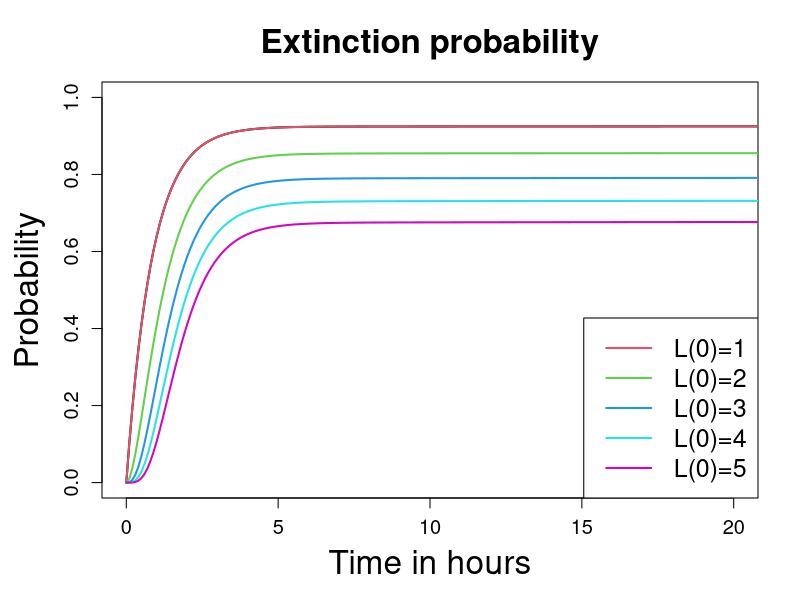
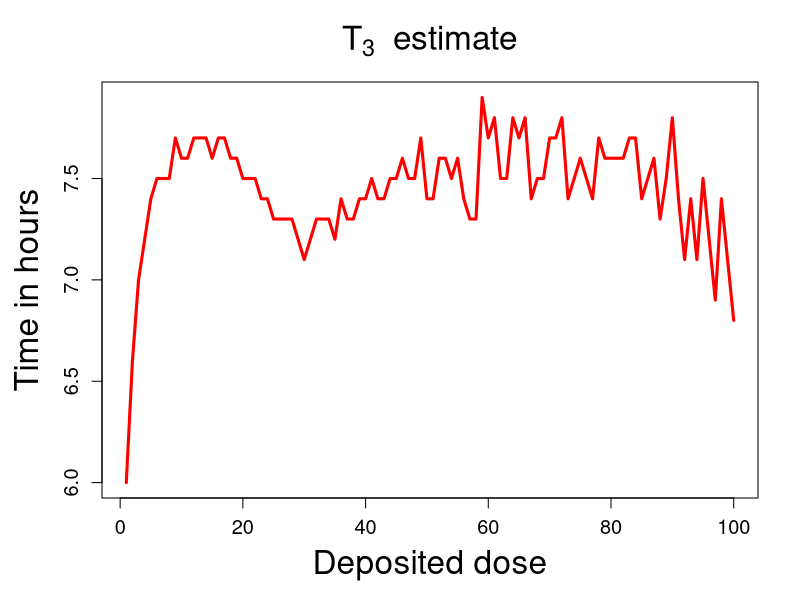
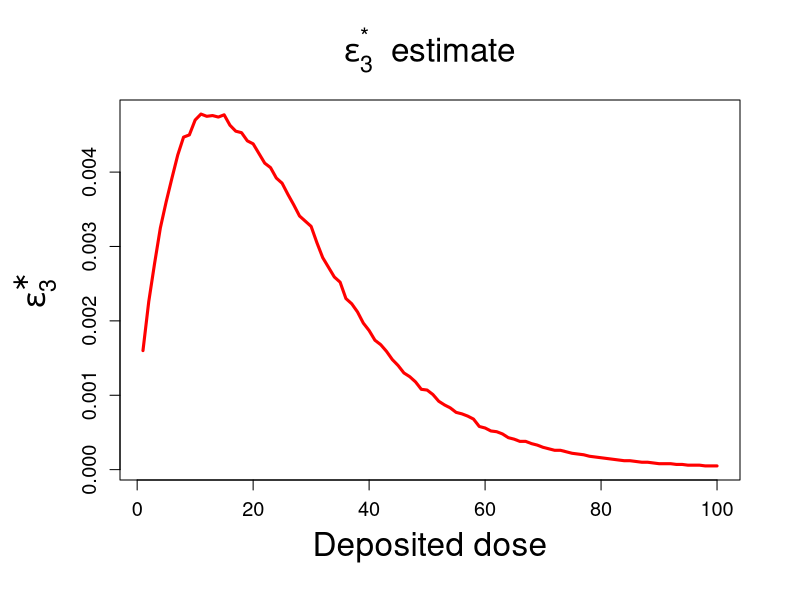

These figures' R source, in order:
# Extinction G NB
model <- function(t,y,parms){
  a <- 0.089
  b <- 1.088
  h <- 0.041
  m <- 62.792
  G <- m
  r <- 32.072
  dy1 <- -(a+b)*y[1]+a*y[2]+b
  dy2 <- -h*y[2]+h*(r/(m+r-y[1]*m))^(r)
  list(c(dy1,dy2))
}
yini <- c(y1=0,y2=0)
times <- seq(from=0,to=150,by=0.1)
out1 <- deSolve::ode(times=times,y=yini,func=model,parms=NULL)

# Save plot with 600 DPI resolution
tiff("VaryIC3Example.tiff", width = 8, height = 6, units = "in", res = 600, compression = "lzw")

# Increase font size globally
par(cex.lab = 2,   # Axis labels font size (1.5x default size)
    cex.main = 2,  # Title font size
    cex.axis = 1.2,  # Axis tick label font size
    mar = c(5, 5, 4, 2) + 0.1)  # Adjust margins (optional for better space)

# Produce plot
plot(out1[,1],out1[,2],xlim=c(0,20),ylim=c(0,1),xlab="Time in hours",ylab="Probability",main="Extinction probability",type="l",lwd=2)
ics <- c(1,2,3,4,5)
for (i in 1:length(ics)){
  lines(out1[,1],out1[,2]^ics[i],col=i+1,lwd=2)}

# Add legend
legend("bottomright",col=c(2,3,4,5,6),legend=c("L(0)=1","L(0)=2","L(0)=3","L(0)=4","L(0)=5"),lwd=2,cex=1.5)

# Close the device
dev.off()

# Start varying IC calculations now
TIMES <- c()
eps_values <- c()

for (n in 1:100){
  print(n)
  eps <- seq(0.00001,0.1,by=0.00001)
  OUT1 <- out1[,2]^n
  times <- c()
  
  for (i in 1:length(eps)){
    times <- append(times,out1[length(which(OUT1<OUT1[1501]-eps[i])),1])}
  
  eps <- eps[1:length(times)]
  grad <- (times[length(times)]-times[1])/(eps[length(eps)]-eps[1])
  dis <- c()
  
  for (i in 1:length(eps)){
    dis <- append(dis,times[1]+grad*eps[i]-times[i])}
  
  TIMES <- append(TIMES,times[which(dis==max(dis))])
  eps_values <- append(eps_values, eps[which(dis==max(dis))])
  }

# Save plot with 600 DPI resolution
tiff("VaryIC3.tiff", width = 8, height = 6, units = "in", res = 600, compression = "lzw")

# Increase font size globally
par(cex.lab = 2,   # Axis labels font size (1.5x default size)
    cex.main = 2,  # Title font size
    cex.axis = 1.2,  # Axis tick label font size
    mar = c(5, 5, 4, 2) + 0.1)  # Adjust margins (optional for better space)

# Produce plot
plot(seq(1,100,by=1),TIMES,col="red",type="l",lwd=3,xlab="Deposited dose",ylab="Time in hours",main=expression("T"[3]~" estimate"))

# Close the device
dev.off()

# Save plot with 600 DPI resolution
tiff("VaryIC3eps.tiff", width = 8, height = 6, units = "in", res = 600, compression = "lzw")

# Increase font size globally
par(cex.lab = 2,   # Axis labels font size (1.5x default size)
    cex.main = 2,  # Title font size
    cex.axis = 1.2,  # Axis tick label font size
    mar = c(5, 5, 4, 2) + 1)  # Adjust margins (optional for better space)

# Produce plot
plot(seq(1,100,by=1), eps_values, col="red", type="l", lwd=3,
     xlab="Deposited dose",
     ylab=expression(epsilon[3]^{symbol("*")}),
     main=expression(epsilon[3]^"*"~" estimate"))

# Close the device
dev.off()
